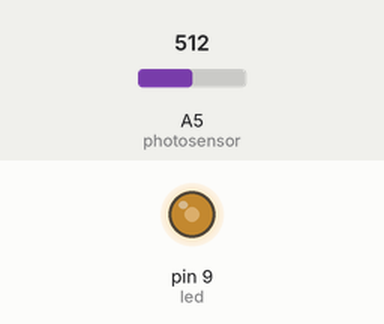
Simulated run of this sketch. Board: Arduino Uno, built with avr-gcc and run on an emulated ATmega328P. Shown: output pins drawn as LEDs (lit = HIGH). The inputs (shaded band) are chosen by the test bench; at power-on: A5 (photosensor) = 512.

Above: at 1.2 s.
1.3 s: A5 (photosensor) set to 306
At 2.2 s:
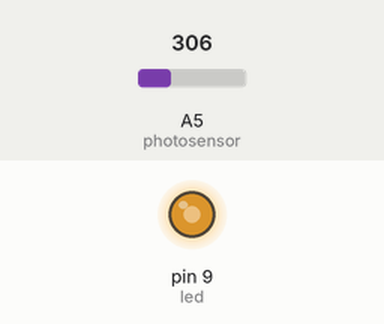
2.8 s: A5 (photosensor) set to 122
At 3.3 s:
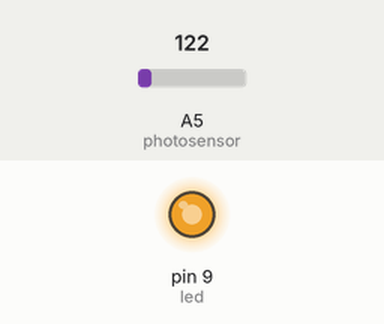
4.3 s: A5 (photosensor) set to 900
At 5.5 s:
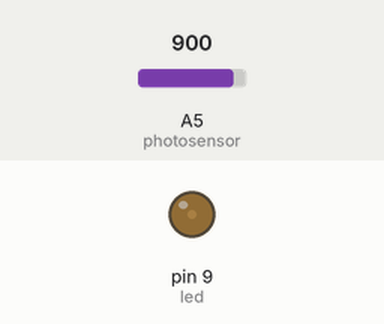
5.8 s: A5 (photosensor) set to 511
At 6.8 s:
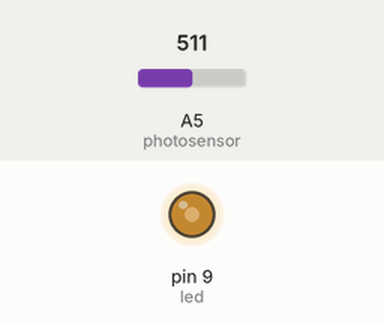
Timing chart, 0 to 8.3 s (numbered marks = the images above; inputs shaded):
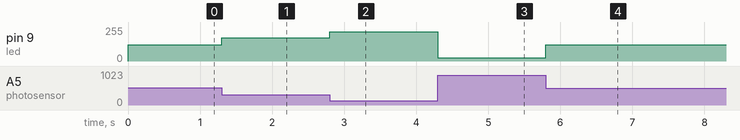

The sketch:

FlameSensor.ino
```cpp
int led = 9;
int photosensor = 5;
int brightness = 0;
const int backgroundIROffset = 20;  //remove some background IR sources

void setup() {
	pinMode(led, OUTPUT);
}


void loop() {
	brightness = analogRead(photosensor) + backgroundIROffset;
	brightness = map(brightness, 0, 1023, 255, 0);
	analogWrite(led, brightness);
}
```

Measured:
- after the input at 1.3 s, pin 9 (led): 123/255 → 174/255 at once
- after the input at 2.8 s, pin 9 (led): 174/255 → 220/255 at once
- after the input at 4.3 s, pin 9 (led): 220/255 → 26/255 at once
- after the input at 5.8 s, pin 9 (led): 26/255 → 123/255 at once
